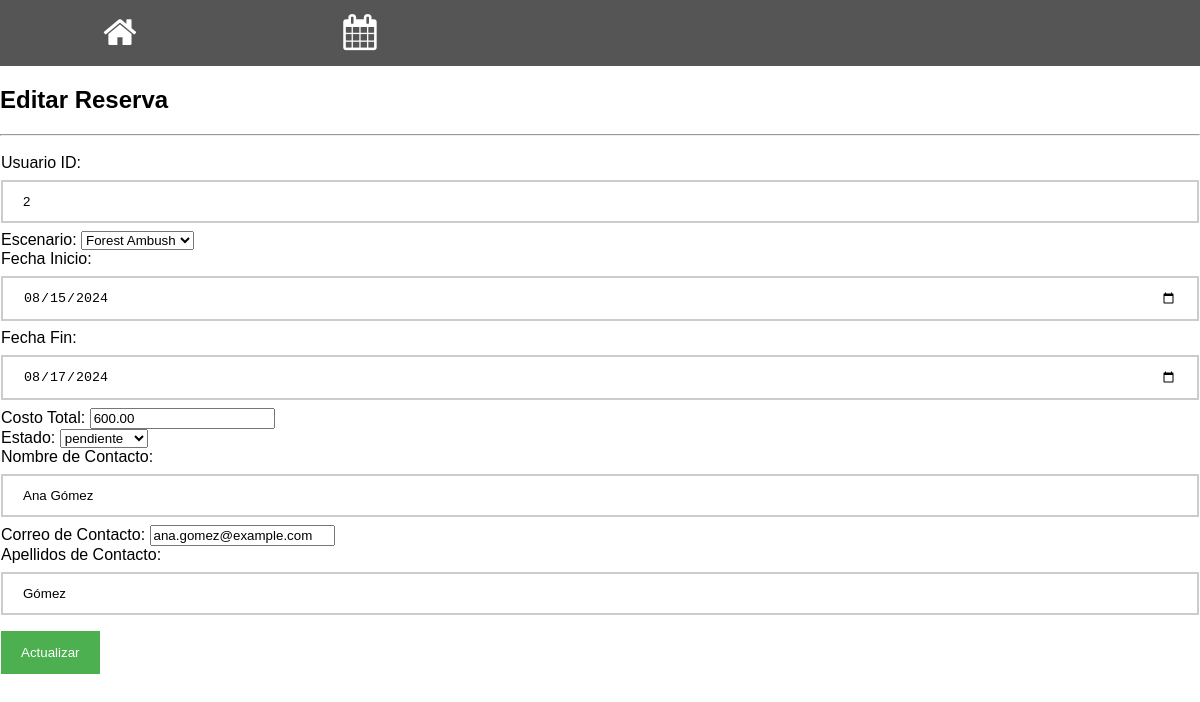
Screenshot of /edit_reserva.php?id=2 with the database file from the repository.
### tables this page shows
CREATE TABLE IF NOT EXISTS tb_reservas (
    r_id INT AUTO_INCREMENT PRIMARY KEY,
    r_usuario_id INT,
    r_escenario_id INT,
    r_fecha_inicio DATE NOT NULL,
    r_fecha_fin DATE NOT NULL,
    r_costo_total DECIMAL(10, 2) NOT NULL,
    r_estado VARCHAR(50) NOT NULL,
    r_creada_en TIMESTAMP DEFAULT CURRENT_TIMESTAMP,
    r_actualizada_en TIMESTAMP DEFAULT CURRENT_TIMESTAMP ON UPDATE CURRENT_TIMESTAMP,
    r_contacto_nombre VARCHAR(255) NULL,
    r_contacto_correo VARCHAR(255) NULL,
    r_contacto_apellidos VARCHAR(255) NULL,
    FOREIGN KEY (r_usuario_id) REFERENCES tb_usuarios(u_id),
    FOREIGN KEY (r_escenario_id) REFERENCES tb_escenarios(e_id)
);

CREATE TABLE IF NOT EXISTS tb_escenarios (
    e_id INT AUTO_INCREMENT PRIMARY KEY,
    e_nombre VARCHAR(255) NOT NULL,
    e_descripcion TEXT,
    e_ubicacion VARCHAR(255) NOT NULL,
    e_capacidad INT NOT NULL,
    e_categoria_id INT,
    e_precio_por_hora DECIMAL(10, 2) NOT NULL,
    e_precio_por_dia DECIMAL(10, 2) NOT NULL,
    e_creado_en TIMESTAMP DEFAULT CURRENT_TIMESTAMP,
    e_actualizado_en TIMESTAMP DEFAULT CURRENT_TIMESTAMP ON UPDATE CURRENT_TIMESTAMP,
    FOREIGN KEY (e_categoria_id) REFERENCES tb_categorias(c_id)
);

### edit_reserva.php (the view, shortened to what this page needs)
<?php
include("config.php");
$reserva_id = $_GET['id'];
$query = "SELECT * FROM tb_reservas WHERE r_id = '$reserva_id'";
$result = mysqli_query($mysqli, $query);
$row = mysqli_fetch_assoc($result);
$escenarios_query = "SELECT e_id, e_nombre FROM tb_escenarios";
$escenarios_result = mysqli_query($mysqli, $escenarios_query);
$estados_query = "SELECT DISTINCT r_estado FROM tb_reservas";
$estados_result = mysqli_query($mysqli, $estados_query);
?>
<!DOCTYPE html>
<html lang="en">
<head>
    <link rel="stylesheet" type="text/css" href="css/mystyle1.css" />
</head>
<body>
    <div class="icon-bar">
        <a href="inicio.php"><i class="fa fa-home"></i></a>
        <a href="reservas.php"><i class="fa fa-calendar"></i></a>
    </div>
    <link rel="stylesheet" href="https://cdnjs.cloudflare.com/ajax/libs/font-awesome/4.7.0/css/font-awesome.min.css">
    <h2>Editar Reserva</h2>
    <hr>
    <form action="update_reserva.php" method="POST">
        <label for="r_usuario_id">Usuario ID:</label>
        <input type="text" id="r_usuario_id" name="r_usuario_id" value="<?php echo $row['r_usuario_id']; ?>" required><br>
        <label for="r_escenario_id">Escenario:</label>
        <select id="r_escenario_id" name="r_escenario_id" required>
            <?php while ($escenario = mysqli_fetch_assoc($escenarios_result)): ?>
                <option value="<?php echo $escenario['e_id']; ?>" <?php echo ($row['r_escenario_id'] == $escenario['e_id']) ? 'selected' : ''; ?>>
                    <?php echo $escenario['e_nombre']; ?>
                </option>
            <?php endwhile; ?>
        </select><br>
        <label for="r_fecha_inicio">Fecha Inicio:</label>
        <input type="date" id="r_fecha_inicio" name="r_fecha_inicio" value="<?php echo $row['r_fecha_inicio']; ?>" required><br>
        <label for="r_fecha_fin">Fecha Fin:</label>
        <input type="date" id="r_fecha_fin" name="r_fecha_fin" value="<?php echo $row['r_fecha_fin']; ?>" required><br>
        <label for="r_costo_total">Costo Total:</label>
        <input type="number" step="0.01" id="r_costo_total" name="r_costo_total" value="<?php echo $row['r_costo_total']; ?>" readonly><br>
        <label for="r_estado">Estado:</label>
        <select id="r_estado" name="r_estado" required>
            <?php while ($estado = mysqli_fetch_assoc($estados_result)): ?>
                <option value="<?php echo $estado['r_estado']; ?>" <?php echo ($row['r_estado'] == $estado['r_estado']) ? 'selected' : ''; ?>>
                    <?php echo $estado['r_estado']; ?>
                </option>
            <?php endwhile; ?>
        </select><br>
        <label for="r_contacto_nombre">Nombre de Contacto:</label>
        <input type="text" id="r_contacto_nombre" name="r_contacto_nombre" value="<?php echo $row['r_contacto_nombre']; ?>"><br>
        <label for="r_contacto_correo">Correo de Contacto:</label>
        <input type="email" id="r_contacto_correo" name="r_contacto_correo" value="<?php echo $row['r_contacto_correo']; ?>"><br>
        <label for="r_contacto_apellidos">Apellidos de Contacto:</label>
        <input type="text" id="r_contacto_apellidos" name="r_contacto_apellidos" value="<?php echo $row['r_contacto_apellidos']; ?>"><br>
        <div class="clearfix">
            <button type="submit" class="signupbtn">Actualizar</button>
        </div>
    </form>
</body>
</html>

### css/mystyle1.css (style rules this page uses)
body { font-family: Verdana,sans-serif; margin:0 }
form { border: none; padding-top: 10px; padding-left: 1px; padding-right: 1px; }
input[type=text], input[type=password], input[type=date] { width: 100%; padding: 12px 20px; margin: 8px 0; display: inline-block; border: 2px solid #ccc; box-sizing: border-box; }
button { background-color: #4CAF50; color: white; padding: 14px 20px; margin: 8px 0; border: none; cursor: pointer; width: auto; }
.icon-bar { width: 100%; background-color: #555; overflow: auto; }
.icon-bar a { float: left; width: 20%; text-align: center; padding: 12px 0; transition: all 0.3s ease; color: white; font-size: 36px; }

### rows the page displays
tb_reservas: r_usuario_id "2", r_escenario_id "Forest Ambush", r_fecha_inicio "08/15/2024", r_fecha_fin "08/17/2024", r_costo_total "600.00", r_estado "pendiente", r_contacto_nombre "Ana Gómez", r_contacto_correo "ana.gomez@example.com", r_contacto_apellidos "Gómez"
